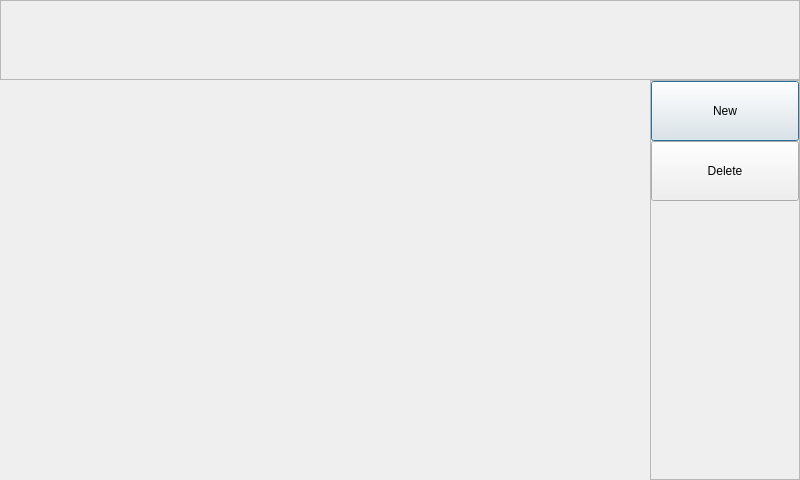
<?xml version="1.0" encoding="UTF-8"?>
<ui version="4.0">
 <class>CoverageControlDialog</class>
 <widget class="QDialog" name="CoverageControlDialog">
  <property name="geometry">
   <rect>
    <x>0</x>
    <y>0</y>
    <width>800</width>
    <height>480</height>
   </rect>
  </property>
  <property name="windowTitle">
   <string>Dialog</string>
  </property>
  <layout class="QGridLayout" name="gridLayout_2">
   <property name="leftMargin">
    <number>0</number>
   </property>
   <property name="topMargin">
    <number>0</number>
   </property>
   <property name="rightMargin">
    <number>0</number>
   </property>
   <property name="bottomMargin">
    <number>0</number>
   </property>
   <property name="spacing">
    <number>0</number>
   </property>
   <item row="0" column="0">
    <layout class="QGridLayout" name="gridLayout">
     <property name="spacing">
      <number>0</number>
     </property>
     <item row="0" column="0" colspan="2">
      <widget class="QFrame" name="frame">
       <property name="sizePolicy">
        <sizepolicy hsizetype="Preferred" vsizetype="Maximum">
         <horstretch>0</horstretch>
         <verstretch>0</verstretch>
        </sizepolicy>
       </property>
       <property name="minimumSize">
        <size>
         <width>0</width>
         <height>80</height>
        </size>
       </property>
       <property name="frameShape">
        <enum>QFrame::StyledPanel</enum>
       </property>
       <property name="frameShadow">
        <enum>QFrame::Raised</enum>
       </property>
      </widget>
     </item>
     <item row="1" column="0">
      <widget class="QWidget" name="widget" native="true">
       <property name="minimumSize">
        <size>
         <width>650</width>
         <height>0</height>
        </size>
       </property>
      </widget>
     </item>
     <item row="1" column="1">
      <widget class="QFrame" name="frame_2">
       <property name="frameShape">
        <enum>QFrame::StyledPanel</enum>
       </property>
       <property name="frameShadow">
        <enum>QFrame::Raised</enum>
       </property>
       <layout class="QVBoxLayout" name="verticalLayout_2">
        <property name="spacing">
         <number>0</number>
        </property>
        <property name="leftMargin">
         <number>0</number>
        </property>
        <property name="topMargin">
         <number>0</number>
        </property>
        <property name="rightMargin">
         <number>0</number>
        </property>
        <property name="bottomMargin">
         <number>0</number>
        </property>
        <item>
         <layout class="QVBoxLayout" name="verticalLayout">
          <item>
           <widget class="QPushButton" name="pushButtonNew">
            <property name="minimumSize">
             <size>
              <width>0</width>
              <height>60</height>
             </size>
            </property>
            <property name="text">
             <string>New</string>
            </property>
           </widget>
          </item>
          <item>
           <widget class="QPushButton" name="pushButtonDelete">
            <property name="minimumSize">
             <size>
              <width>0</width>
              <height>60</height>
             </size>
            </property>
            <property name="text">
             <string>Delete</string>
            </property>
           </widget>
          </item>
          <item>
           <spacer name="verticalSpacer">
            <property name="orientation">
             <enum>Qt::Vertical</enum>
            </property>
            <property name="sizeHint" stdset="0">
             <size>
              <width>20</width>
              <height>40</height>
             </size>
            </property>
           </spacer>
          </item>
         </layout>
        </item>
       </layout>
      </widget>
     </item>
    </layout>
   </item>
  </layout>
 </widget>
 <resources/>
 <connections/>
</ui>
